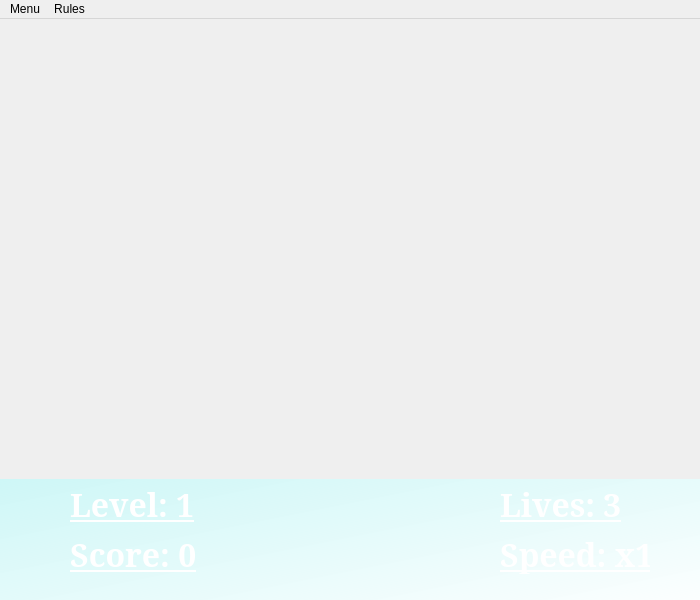
<?xml version="1.0" encoding="UTF-8"?>
<ui version="4.0">
 <class>MainWindow</class>
 <widget class="QMainWindow" name="MainWindow">
  <property name="geometry">
   <rect>
    <x>0</x>
    <y>0</y>
    <width>700</width>
    <height>600</height>
   </rect>
  </property>
  <property name="windowTitle">
   <string>Snake</string>
  </property>
  <property name="styleSheet">
   <string notr="true"/>
  </property>
  <property name="inputMethodHints">
   <set>Qt::ImhHiddenText</set>
  </property>
  <widget class="QWidget" name="centralwidget">
   <property name="styleSheet">
    <string notr="true"/>
   </property>
   <widget class="QLabel" name="board">
    <property name="geometry">
     <rect>
      <x>0</x>
      <y>460</y>
      <width>700</width>
      <height>140</height>
     </rect>
    </property>
    <property name="styleSheet">
     <string notr="true">background-color: qlineargradient(spread:pad, x1:0, y1:0, x2:1, y2:1, stop:0 rgba(170, 255, 255, 123), stop:1 rgba(255, 255, 255, 255));</string>
    </property>
    <property name="text">
     <string/>
    </property>
    <property name="pixmap">
     <pixmap>board.png</pixmap>
    </property>
   </widget>
   <widget class="QLabel" name="background">
    <property name="geometry">
     <rect>
      <x>0</x>
      <y>0</y>
      <width>700</width>
      <height>460</height>
     </rect>
    </property>
    <property name="text">
     <string/>
    </property>
    <property name="textFormat">
     <enum>Qt::PlainText</enum>
    </property>
    <property name="pixmap">
     <pixmap>Background.jpg</pixmap>
    </property>
   </widget>
   <widget class="QLabel" name="text_level">
    <property name="geometry">
     <rect>
      <x>70</x>
      <y>465</y>
      <width>150</width>
      <height>40</height>
     </rect>
    </property>
    <property name="font">
     <font>
      <family>Garamond</family>
      <pointsize>24</pointsize>
      <weight>75</weight>
      <bold>true</bold>
      <underline>true</underline>
     </font>
    </property>
    <property name="styleSheet">
     <string notr="true">color: rgb(255, 255, 255);</string>
    </property>
    <property name="text">
     <string>Level: 1</string>
    </property>
   </widget>
   <widget class="QLabel" name="text_score">
    <property name="geometry">
     <rect>
      <x>70</x>
      <y>515</y>
      <width>170</width>
      <height>40</height>
     </rect>
    </property>
    <property name="font">
     <font>
      <family>Garamond</family>
      <pointsize>24</pointsize>
      <weight>75</weight>
      <bold>true</bold>
      <underline>true</underline>
     </font>
    </property>
    <property name="styleSheet">
     <string notr="true">color: rgb(255, 255, 255);</string>
    </property>
    <property name="text">
     <string>Score: 0</string>
    </property>
   </widget>
   <widget class="QLabel" name="text_lives">
    <property name="geometry">
     <rect>
      <x>500</x>
      <y>465</y>
      <width>150</width>
      <height>40</height>
     </rect>
    </property>
    <property name="font">
     <font>
      <family>Garamond</family>
      <pointsize>24</pointsize>
      <weight>75</weight>
      <bold>true</bold>
      <underline>true</underline>
     </font>
    </property>
    <property name="styleSheet">
     <string notr="true">color: rgb(255, 255, 255);</string>
    </property>
    <property name="text">
     <string>Lives: 3</string>
    </property>
   </widget>
   <widget class="QLabel" name="text_speed">
    <property name="geometry">
     <rect>
      <x>500</x>
      <y>515</y>
      <width>150</width>
      <height>40</height>
     </rect>
    </property>
    <property name="font">
     <font>
      <family>Garamond</family>
      <pointsize>24</pointsize>
      <weight>75</weight>
      <bold>true</bold>
      <underline>true</underline>
     </font>
    </property>
    <property name="styleSheet">
     <string notr="true">color: rgb(255, 255, 255);</string>
    </property>
    <property name="text">
     <string>Speed: x1</string>
    </property>
   </widget>
  </widget>
  <widget class="QMenuBar" name="menubar">
   <property name="geometry">
    <rect>
     <x>0</x>
     <y>0</y>
     <width>700</width>
     <height>22</height>
    </rect>
   </property>
   <widget class="QMenu" name="menuMenu">
    <property name="title">
     <string>Menu</string>
    </property>
   </widget>
   <widget class="QMenu" name="menuRules">
    <property name="title">
     <string>Rules</string>
    </property>
   </widget>
   <addaction name="menuMenu"/>
   <addaction name="menuRules"/>
  </widget>
 </widget>
 <resources/>
 <connections/>
</ui>
